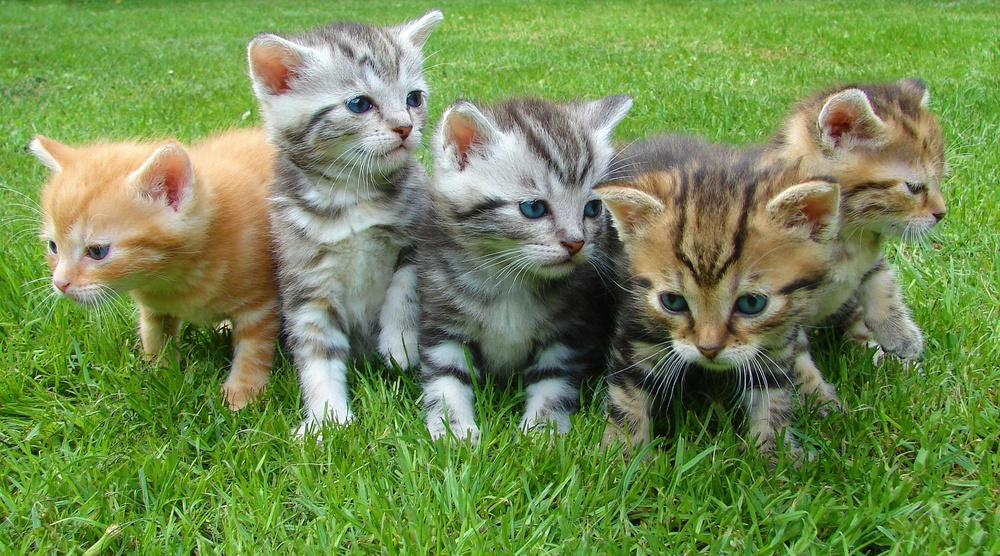
#> input picture gatitos.jpg, 1000 x 556 px, shrunk from 2400 x 1334 before the run
$ python main_pad.py
#> lines starting #> are read from the running program, lines starting #| are printed output that depends on the picture
### padding.py
import numpy as np
import cv2
import matplotlib.pyplot as plt

# Función que realiza la convolución en una imagen dada un kernel
def convolution(image, kernel, average=False, verbose=False):
    # Verifica si la imagen tiene 3 canales (si es a color)
    if len(image.shape) == 3:
        print("Found 3 Channels : {}".format(image.shape))  # Imprime la forma original de la imagen
        image = cv2.cvtColor(image, cv2.COLOR_BGR2GRAY)  # Convierte la imagen a escala de grises
        print("Converted to Gray Channel. Size : {}".format(image.shape))  # Muestra el nuevo tamaño de la imagen
    else:
        print("Image Shape : {}".format(image.shape))  # Imprime el tamaño de la imagen si ya es en escala de grises

    print("Kernel Shape : {}".format(kernel.shape))  # Muestra la forma del kernel utilizado

    # Si la opción verbose está activada, muestra la imagen original
    if verbose:
        plt.imshow(image, cmap='gray')
        plt.title("Image")
        plt.show()

    # Obtiene las dimensiones de la imagen y del kernel
    image_row, image_col = image.shape
    kernel_row, kernel_col = kernel.shape

    # Inicializa la imagen de salida con ceros
    output = np.zeros(image.shape)

    # Calcula el tamaño del padding necesario
    pad_height = int((kernel_row - 1) / 2)  # Altura del padding
    pad_width = int((kernel_col - 1) / 2)  # Ancho del padding

    # Crea una imagen más grande con ceros alrededor para el padding
    padded_image = np.zeros((image_row + (2 * pad_height), image_col + (2 * pad_width)))

    # Inserta la imagen original en la parte central de la imagen con padding
    padded_image[pad_height:padded_image.shape[0] - pad_height, pad_width:padded_image.shape[1] - pad_width] = image

    # Si verbose está activado, muestra la imagen con padding
    if verbose:
        plt.imshow(padded_image, cmap='gray')
        plt.title("Padded Image")
        plt.show()

    # Aplica la convolución recorriendo la imagen original con padding
    for row in range(image_row):
        for col in range(image_col):
            # Aplica la convolucion en un fragmento de la imagen con padding del mismo tamaño que el kernel
            output[row, col] = np.sum(kernel * padded_image[row:row + kernel_row, col:col + kernel_col])

            if average:
                output[row, col] /= kernel.shape[0] * kernel.shape[1] # Divide el valor resultante por el número de elementos en el kernel

    print("Output Image size : {}".format(output.shape))  # Muestra el tamaño de la imagen de salida

    # Si verbose está activado, muestra la imagen resultante después de la convolución
    if verbose:
        plt.imshow(output, cmap='gray')
        plt.title("Output Image using {}X{} Kernel".format(kernel_row, kernel_col))
        plt.show()

    return output  # Regresa la imagen resultante de la convolución

### main_pad.py
from padding import convolution
import numpy as np
import cv2
import matplotlib.pyplot as plt

image = cv2.imread('gatitos.jpg', cv2.IMREAD_GRAYSCALE)
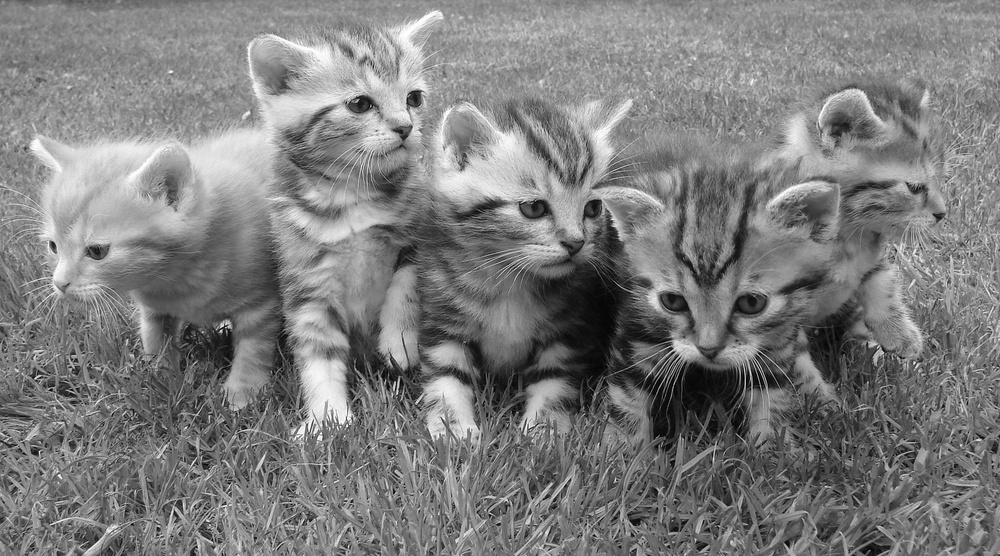
#> image: shape (556, 1000); min 0, max 255, mean 125.3

kernel = np.array([[-1, -1, -1],
                   [-1,  8, -1],
                   [-1, -1, -1]])

image = convolution(image, kernel)
#| Image Shape : (556, 1000)
#> in convolution, `padded_image[pad_height:padded_image.shape[0] - pad_height, pad_width:..`:
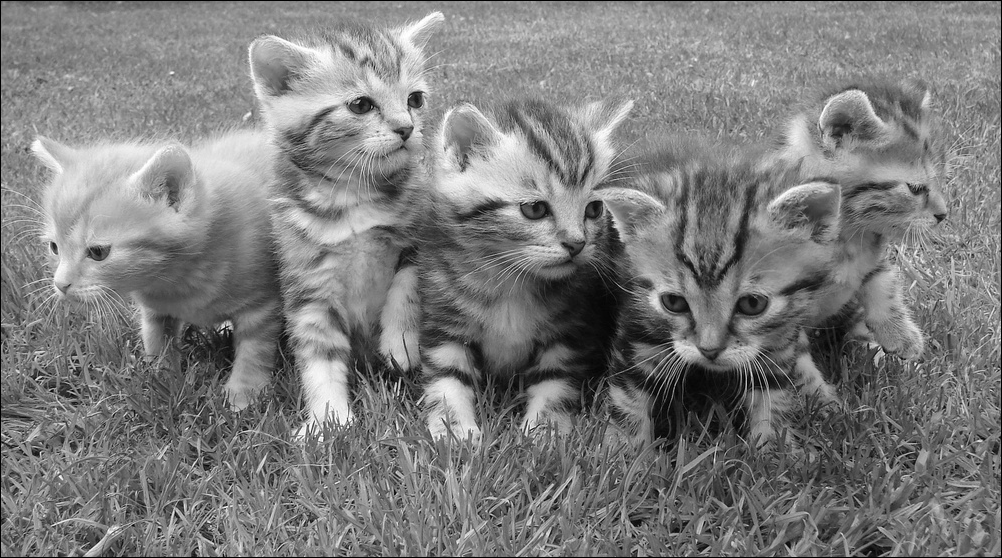
#> padded_image: shape (558, 1002) float64; min 0, max 255, mean 124.6
#> after the loop in convolution, `for row in range(image_row):`:
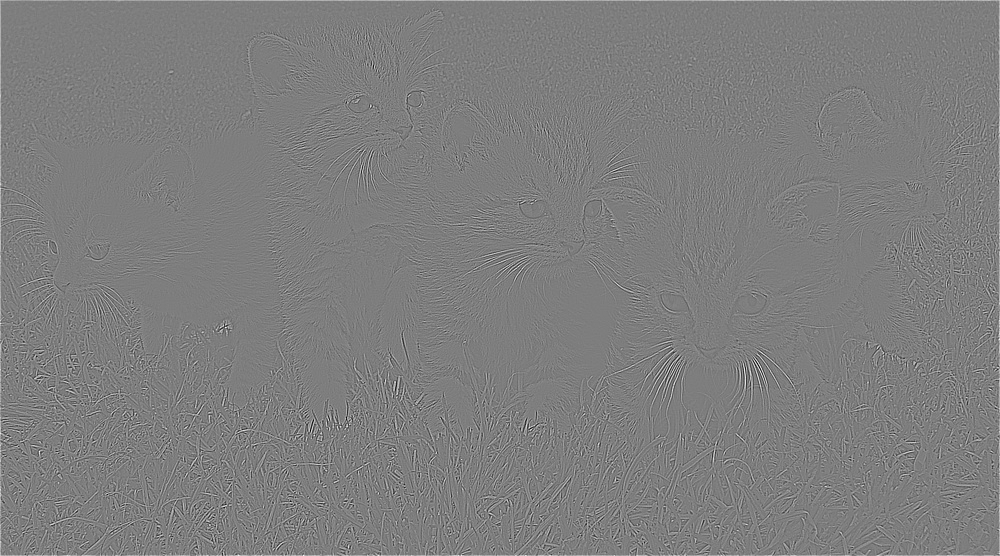
#> output: shape (556, 1000) float64; min -1026, max 1048, mean 2.1; drawn with min black and max white
#| Output Image size : (556, 1000)

plt.imshow(image, cmap='gray')
plt.axis('off')
plt.show()
